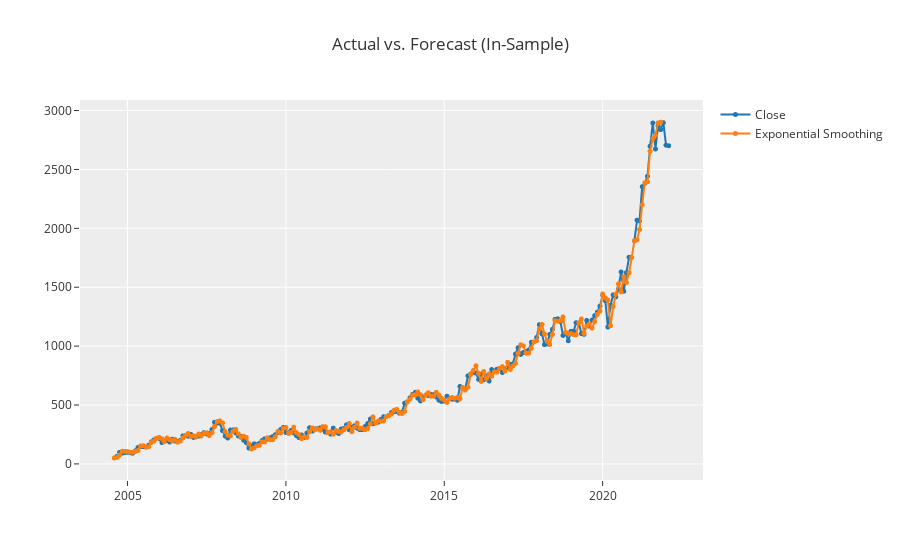

The code cell stored with this chart in its notebook:
### Code cell
# functional API
plot_model(best, plot = 'insample')

### Figure 1 — Plotly figure (JSON) as saved in the notebook; plotly's stock layout.template omitted (floating-point values rounded to 4 significant figures; data arrays with more than 128 entries replaced by an {"elided": "..."} marker saying what was removed)
{"data": [{"line": {"color": "rgb(31, 119, 180)", "width": 2}, "marker": {"color": "rgb(31, 119, 180)", "size": 5}, "mode": "lines+markers", "name": "Close", "type": "scattergl", "x": {"elided": "211 str values"}, "xaxis": "x", "y": {"elided": "211 float values"}, "yaxis": "y"}, {"line": {"color": "rgb(255, 127, 14)", "width": 2}, "marker": {"color": "rgb(255, 127, 14)", "size": 5}, "mode": "lines+markers", "name": "Exponential Smoothing", "type": "scattergl", "x": {"elided": "211 str values"}, "xaxis": "x", "y": {"elided": "211 float values"}, "yaxis": "y"}], "layout": {"showlegend": true, "title": {"text": "Actual vs. Forecast (In-Sample)"}, "xaxis": {"anchor": "y", "domain": [0, 1]}, "yaxis": {"anchor": "x", "domain": [0, 1]}}}
